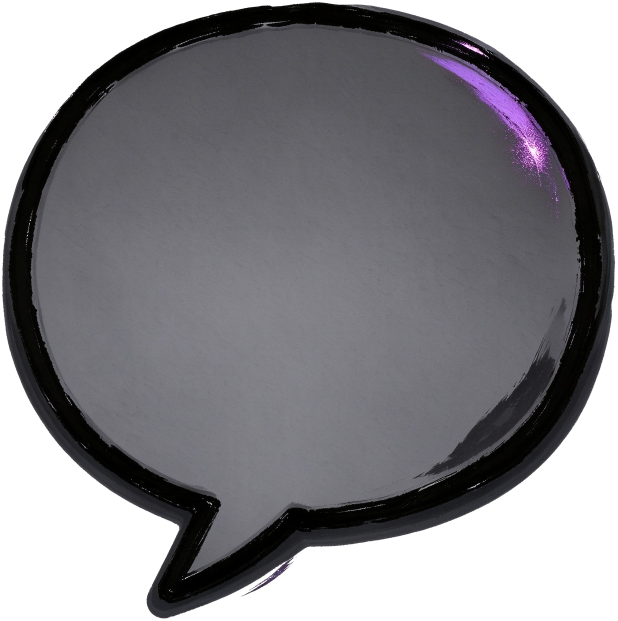
#> input picture assets/ui/bubble.png, 1235 x 1241 px, found by its file name (shown at 1/2 size)
$ python build_ui.py
#> lines starting #> are read from the running program, lines starting #| are printed output that depends on the picture; after the words box and inside, x2 and y2 are one past the last pixel; in counts of white or black regions, pixels touching at a corner belong together
### tools/build_sprites.py
"""普瑞塞斯桌宠 · 素材管线 v2

v1 的两个 bug（已修）：
  1. 只取 16 帧**连续窗口** = 0.67s，丢掉了 5.04s 视频里 87% 的内容。
  2. 「循环闭合」优化挑首尾最像的窗口 → 系统性选中**最不动的 0.67 秒**
     （sleep 段只保留 6% 的运动量，等于抽了张固定图）。

v2 的做法：
  - 按 span 均匀采样**整段**（或指定区间），不再挑窗口。
  - 每个状态独立配置 帧数 / 帧率 / 播放语义（loop | once）。
  - 输出**每状态一条 strip**，不再合成巨幅 atlas；渲染端按状态懒加载。

阶段：抽帧 → 去水印 → 抠白底 → 统一缩放定位 → 程序化动画 → 输出
"""
from __future__ import annotations

import argparse
import json
import math
import os
import shutil
import subprocess
import sys
from pathlib import Path

import numpy as np
from PIL import Image, ImageDraw, ImageFilter, ImageFont

ROOT = Path(__file__).resolve().parent.parent
SRC_DIR = ROOT / "avatar_baseline"

FFMPEG_CANDIDATES = [
    os.environ.get("PRESAGE_FFMPEG", ""),
    shutil.which("ffmpeg") or "",
    r"C:\Users\Asus\AppData\Local\JianyingPro\Apps\10.1.0.13849\ffmpeg.exe",
]

# name, kind, 源文件（可给多个候选名/通配，命中第一个存在的）, 播放语义, 帧数, 帧率, span, 语义说明
# mode: loop=正序循环 | pingpong=往复播放（往复运动天然无缝，见 endpoint_diff）| once=播完停住
#
# 「working」与「celebrate_happy」是**预留位**：素材还没生成，管线会自动跳过并在日志里说明。
# 把文件（名字里带 work/忙碌/键盘，或 happy/开心/笑）丢进 avatar_baseline/ 后重跑即可，
# 不需要改任何代码。
STATE_CONFIG = [
    ("idle",       "video", "main待机.mp4",         "pingpong", 32, 12, (0.0, 1.0),
     "待机：两个 Agent 都空闲（上下浮动）"),
    ("thinking",   "video", "curious转头.mp4",      "pingpong", 40, 12, (0.0, 1.0),
     "思考中：回合已开始、未出工具调用（左右摇头）"),
    # working：这段素材是**一个完整动作**——拿出电脑 → 摆好 → 开始打字。
    # 用户要求「每次切到 working 都要重播这个动作」，所以不能整段循环：
    #   span (0,0.36) 一次性播完（拿出电脑） → tail (0.40,0.86) 打字循环
    # 由 TAILS 声明尾段，模式自动变成 once_loop，manifest 里给出 loopFrom。
    ("working",    "video", ["工作中的视频_main", "work", "工作", "键盘"], "once_loop", 44, 12, (0.0, 0.36),
     "工作中：拿出电脑 → 开始打字（一次性动作 + 尾部循环）"),
    ("waiting",    "still", "waiting.png",          "loop", 20, 12, None,
     "等待输入或审批（最高优先级）"),
    ("error",      "still", "sad.png",              "loop", 20, 12, None,
     "出错 / 失败"),
    ("celebrate",  "proc",  "main.png",             "once", 16, 12, None,
     "完成庆祝：弹跳 + squash，播完停住"),
    ("celebrate_happy", "still", ["happy", "开心", "笑", "smile"], "once", 16, 12, None,
     "完成（笑脸版，预留位，等素材）"),
    ("doze",       "video", "sleep长时间待机.mp4",   "once", 60, 12, (0.0, 1.0),
     "进入休眠：站立 → 趴下 → 闭眼（一次性过渡）"),
    ("sleep",      "video", "sleep长时间待机.mp4",   "pingpong", 20, 10, (0.78, 1.0),
     "熟睡：躺着打呼，Zzz 飘动（循环）"),
    ("sleep_idle", "still", "sleep.png",            "loop", 16, 12, None,
     "静态睡姿（备选，若不需要熟睡循环可用它）"),
    # 探头：从底部边框后面探出来看一眼再缩回去（一次性）。
    # 源素材是 1280x720 宽画幅，角色只在中间，所以靠 CROPS 先裁、靠 ANCHOR_OVERRIDE 换归一化。
    ("peek",       "video", ["探头", "peek"],       "once", 60, 12, (0.0, 1.0),
     "探头：从底部边框后探出来看一眼再缩回去（特殊边框互动）"),
    ("peek_right", "video", "右侧边框附件探头",      "once", 60, 12, (0.0, 1.0),
     "右侧探头：从右侧边框滑入看一眼再滑出"),
    ("peek_left",  "video", "右侧边框附件探头",      "once", 60, 12, (0.0, 1.0),
     "左侧探头：右侧素材水平镜像，不额外占素材"),
]

VIDEO_EXT = {".mp4", ".mov", ".m4v", ".webm"}
IMAGE_EXT = {".png", ".jpg", ".jpeg", ".webp"}

# 逐状态裁剪：源画幅里角色只占一小块时（例如 1280x720 的「探头」素材，
# 角色只在中间 40%、其余是横贯全宽的边框线），先裁到角色附近再走正常流程。
# 值是占源画幅的比例 (left, top, right, bottom)。
CROPS: dict[str, tuple[float, float, float, float]] = {
    "peek": (0.26, 0.0, 0.76, 1.0),          # 底部探头：角色在中间
    "peek_right": (0.16, 0.02, 0.58, 1.0),   # 右侧探头：角色+竖线在左半边
}

# 逐状态镜像：一份素材反过来就是另一侧，不用再生成一版。
# 注意必须在去水印之后做 —— 水印定位是按原图右下角算的。
FLIPS: dict[str, str] = {
    "peek_left": "h",
}

# 镜像状态继承被镜像状态的裁剪参数（否则会拿整张宽画幅去归一化，尺寸对不上）
MIRROR_OF: dict[str, str] = {
    "peek_left": "peek_right",
}

# 逐状态覆盖归一化方式：frame 适合「角色几乎占满画幅」的素材，
# 而裁剪过的素材用 stabilize（按内容包围盒）更合适。
ANCHOR_OVERRIDE: dict[str, str] = {
    "peek": "stabilize",
    "peek_right": "stabilize",
    "peek_left": "stabilize",
}

# 尾段循环声明：状态名 -> {span, frames}
# 用于「一次性动作 + 尾部循环」的素材（动作播完停在循环里，而不是整段重复）
TAILS: dict[str, dict] = {
    "working": {"span": (0.40, 0.86), "frames": 56},
}


# [19 lines left out: function resolve_src, not called in this run]


# 静止立绘的程序化微动参数：呼吸幅度 / 倾斜角度 / 横向摆动px
# 第一版幅度太小，预览里几乎看不出在动 —— 静态状态必须靠动作模式与 idle 区分开。
STILL_MOTION = {
    "waiting":        {"breathe": 0.030, "tilt": 2.0, "sway": 6.0},
    "error":          {"breathe": 0.020, "tilt": -1.5, "sway": 1.5},
    "sleep_idle":     {"breathe": 0.014, "tilt": 0.0, "sway": 0.0},
    "celebrate_happy": {"breathe": 0.028, "tilt": 0.0, "sway": 4.0},
}

# 逐状态的整体缩放微调（1.0 = 不改）。
#
# 为什么要手调：anchor=frame 已经把所有状态按**素材画幅**统一了缩放，
# 因此各状态的角色大小基本一致（实测约 220px）。但源素材里有少数几张
# 本身就是**放大过的构图**（典型是 sleep.png：躺姿被放大到铺满画幅），
# 这种情况下任何几何归一化都消不掉，只能给一个手调系数。
SCALE_TWEAK: dict[str, float] = {
    "sleep_idle": 0.82,
    "sleep": 0.90,
    # 探头素材裁过、角色占比更大，按占屏尺寸回压到跟站姿一致（约 212px）
    "peek": 0.91,
    "peek_right": 0.91,
    "peek_left": 0.91,
}

FONT_CANDIDATES = [r"C:\Windows\Fonts\msyh.ttc", r"C:\Windows\Fonts\consola.ttf"]


# [42 lines left out: functions load_font, find_ffmpeg, extract_frames, sample_indices, not called in this run]


# --------------------------------------------------------------------------- #
# 去水印 / 抠白底
# --------------------------------------------------------------------------- #
def strip_watermark(im: Image.Image, x0f: float = 0.70, y0f: float = 0.86,
                    lum_min: int = 140, sat_max: int = 40) -> tuple[Image.Image, int]:
    arr = np.asarray(im.convert("RGB"), dtype=np.int16).copy()
    h, w = arr.shape[:2]
    y0, x0 = int(h * y0f), int(w * x0f)
    reg = arr[y0:, x0:]
    lum = reg.mean(axis=2)
    sat = reg.max(axis=2) - reg.min(axis=2)
    mask = (lum > lum_min) & (sat < sat_max)
    reg[mask] = 255
    arr[y0:, x0:] = reg
    return Image.fromarray(arr.astype(np.uint8)), int(mask.sum())


def key_white(im: Image.Image, thresh: int = 80) -> Image.Image:
    """从画布边界 flood fill 出连通背景，保留角色内部白色（领结/眼睛高光）。

    **边界不一定是背景色**：探头素材里有一条触边的黑线（角色从线后探出来）。
    如果从黑线上取种子，flood fill 会把"黑"当背景色，顺着黑线灌进角色身体，
    把整个人抠没（实测：三个探头素材全变成残影，只剩眼睛和领结）。
    所以先求边界的主色作为背景色，只从接近主色的点起灌。
    """
    rgb = im.convert("RGB")
    w, h = rgb.size
    work = rgb.copy()
    sentinel = (255, 0, 255)
    step = max(8, min(w, h) // 24)
    seeds: list[tuple[int, int]] = []
    for x in range(0, w, step):
        seeds += [(x, 0), (x, h - 1)]
    for y in range(0, h, step):
        seeds += [(0, y), (w - 1, y)]

    # 边界主色 = 背景色（取中位数，抗住黑线这种少数派）
    cols = np.array([work.getpixel(p) for p in seeds], dtype=np.int16)
    bg_col = np.median(cols, axis=0)
    skipped = 0
    for xy in seeds:
        if work.getpixel(xy) == sentinel:
            continue
        px = np.array(work.getpixel(xy), dtype=np.int16)
        if np.abs(px - bg_col).max() > 60:
            skipped += 1  # 不是背景（例如线上那一点），跳过
            continue
        ImageDraw.floodfill(work, xy, sentinel, thresh=thresh)

    arr = np.asarray(work).astype(np.int16)
    bg = np.abs(arr - np.array(sentinel, dtype=np.int16)).max(axis=-1) == 0
    lum = np.asarray(rgb.convert("L"), dtype=np.float32)
    alpha = np.where(bg, 0, 255).astype(np.uint8)

    bg_l = Image.fromarray((bg * 255).astype(np.uint8), "L")
    band = (np.asarray(bg_l.filter(ImageFilter.MaxFilter(3))) > 0) & (~bg)
    wfrac = np.clip((lum - 170.0) / 85.0, 0.0, 1.0)
    alpha[band] = (255 * (1.0 - wfrac[band])).astype(np.uint8)

    # ---- 关于"被角色围住的背景口袋"（手臂与身体之间的缝）----
    # 这类缝隙是白色背景，flood 从画布边界到不了，会留下浅灰块（实测可见，且逐帧闪烁）。
    # 我试过两种自动清理，**都不可靠**：
    #   1) 按连通块的中位亮度判 → 白嘴与缝隙连成一块时，嘴被一起抠掉；
    #   2) 按逐像素亮度判     → 领结/眼睛高光的抗锯齿边缘被咬出麻点。
    # 根因：视频压缩后背景浅灰(≈244)与白色特征(≈251)的像素分布重叠，颜色上分不干净。
    # 结论：**这是源素材格式的问题**，可靠解法是导出时用可抠的背景
    # （带 alpha 的 webm/png，或从不出现在画面里的纯色幕布），而不是继续在这里加启发式。
    # 目前选择保住嘴巴/领结/高光这些"要命的"特征，接受这几条缝。
    pocket_px = 0

    a = Image.fromarray(alpha, "L").filter(ImageFilter.GaussianBlur(0.6))
    out = rgb.convert("RGBA")
    out.putalpha(a)
    return out


# --------------------------------------------------------------------------- #
# 统一缩放定位
# --------------------------------------------------------------------------- #
# [344 lines left out: functions compute_ref, compute_ref_frame, place, apply_transform, still_motion, celebrate_motion and 3 more, not called in this run]


# [2 lines that do not run on import are left out]

### tools/build_ui.py
"""UI 素材预处理：把「通知对话气泡」做成前端可用的九宫格气泡框。

为什么用九宫格：气泡框必须能随文字长短自由伸缩，但描边和尾巴不能跟着拉伸变形。
九宫格把图切成 3x3，四角固定、四边单向拉伸、中心填充 —— 正好满足。

切边（insets）不靠手填：沿中轴扫描，从画布边缘向内找到「不再是深色描边」的位置，
就是内边界。底部扫描会先撞到尾巴，于是下切边自然会大一些 —— 这正是我们要的，
尾巴才会留在下方切片里、不被横向拉伸。

产出：assets/ui/bubble.png（已去水印、去白底）+ assets/ui/bubble.json（切边元数据）
"""
from __future__ import annotations

import json
import sys
from pathlib import Path

import numpy as np
from PIL import Image

sys.path.insert(0, str(Path(__file__).resolve().parent))
import build_sprites as bs  # noqa: E402

ROOT = bs.ROOT
OUT_DIR = ROOT / "assets" / "ui"

# 候选素材名（自动发现，用户改文件名也能认出来）
CANDIDATES = ["通知对话气泡", "气泡", "bubble", "对话框"]

# 描边判定：低于这个亮度算「深色描边」
STROKE_LUM = 96
# 九宫格切边的最小占比：必须覆盖圆角，否则四角会被拉伸变形。
# 这条兜底很关键——单条扫描线很容易在描边的高光/纹理处提前停下（实测左右只量到 13px）。
#
# 两个方向用不同占比，原因见下：素材是一个近似圆形的气泡，尾巴在偏左位置。
# 如果左右切边取到 30%+，尾巴会横跨「左下角切片」和「中段拉伸区」，
# 结果两端都会长出一个尖角。把左右收窄到 20%，尾巴就整体落在中段里、
# 随宽度一起拉伸（宽尾巴是常见画法），四角也不会被拉歪。
MIN_INSET_FRAC_V = 0.34
MIN_INSET_FRAC_H = 0.20
MAX_INSET_FRAC_H = 0.22


def scan_insets(alpha: np.ndarray, rgb: np.ndarray, bbox: tuple) -> dict:
    """量四边描边厚度（源图像素）。

    用多条扫描线取中位数，而不是只看中轴一条：手绘描边有高光和纹理，
    单条线很容易在亮处提前停下，量出来的切边会小得离谱、四角就被拉伸了。
    """
    x0, y0, x1, y1 = bbox
    lum = rgb.mean(axis=2)
    solid = alpha > 128
    w, h = x1 - x0, y1 - y0

    def thickness(axis: str, reverse: bool) -> int:
        found = []
        for t in np.linspace(0.15, 0.85, 25):
            if axis == "y":
                x = int(x0 + t * (w - 1))
                rng = range(h)
            else:
                y = int(y0 + t * (h - 1))
                rng = range(w)
            limit = h if axis == "y" else w
            for i in rng:
                idx = (limit - 1 - i) if reverse else i
                px = x if axis == "y" else (x0 + idx)
                py = (y0 + idx) if axis == "y" else y
                if solid[py, px] and lum[py, px] > STROKE_LUM:
                    found.append(i)
                    break
        return int(np.median(found)) if found else 0

    measured = {
        "top": thickness("y", False),
        "bottom": thickness("y", True),
        "left": thickness("x", False),
        "right": thickness("x", True),
    }
    # 兜底：至少要覆盖圆角；左右还要设上限，避免把尾巴切进角里
    floor_v = round(h * MIN_INSET_FRAC_V)
    floor_h = round(w * MIN_INSET_FRAC_H)
    ceil_h = round(w * MAX_INSET_FRAC_H)
    return {
        "top": max(measured["top"], floor_v),
        "bottom": max(measured["bottom"], floor_v),
        "left": min(max(measured["left"], floor_h), ceil_h),
        "right": min(max(measured["right"], floor_h), ceil_h),
        "measured": measured,
    }


def resolve_bubble() -> Path | None:
    for name in CANDIDATES:
        exact = bs.SRC_DIR / f"{name}.png"
        if exact.exists():
            return exact
    for p in sorted(bs.SRC_DIR.iterdir()):
        if p.suffix.lower() in bs.IMAGE_EXT and any(
                c.lower() in p.name.lower() for c in CANDIDATES):
            return p
    return None


def main() -> int:
    src = resolve_bubble()
    if src is None:
        print("没找到气泡素材。把图片放进 avatar_baseline/，文件名里带「气泡」或 bubble 即可。")
        return 1

    with Image.open(src) as im:
#> im is the input picture: PIL image 1235x1241 RGBA; mean R, G, B, A 134.9, 133.8, 138.2, 184.4
        print(f"素材: {src.name}  声明={src.suffix}  实际格式={im.format}  {im.size[0]}x{im.size[1]}")
#| 素材: bubble.png  声明=.png  实际格式=PNG  1235x1241
        rgb = im.convert("RGB")

    cleaned, removed = bs.strip_watermark(rgb)
#> removed = 64554
    print(f"  去水印像素: {removed}")
#|   去水印像素: 64554

    rgba = bs.key_white(cleaned)
#> in key_white, `cols = np.array([work.getpixel(p) for p in seeds], dtype=np.int16)`: cols = 100 rows, first 8: [255, 255, 255], [255, 255, 255], [255, 255, 255], [255, 255, 255], [255, 255, 255], [255, 255, 255], [255, 255, 255], [255, 255, 255]
#> in key_white, `bg_col = np.median(cols, axis=0)`: bg_col = [255, 255, 255]
#> the loop in key_white, `for xy in seeds:` made 100 passes
#> after the loop in key_white, `for xy in seeds:`:
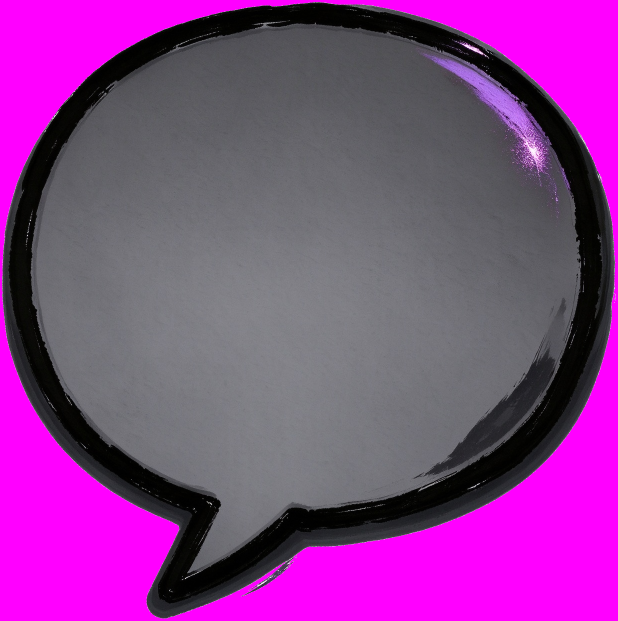
#> work: PIL image 1235x1241 RGB (shown at 1/2 size); mean R, G, B 134.9, 63.4, 138.2
#> after the loop in key_white, `for xy in seeds:`: skipped = 0
#> in key_white, `bg = np.abs(arr - np.array(sentinel, dtype=np.int16)).max(axis=-1) == 0`:
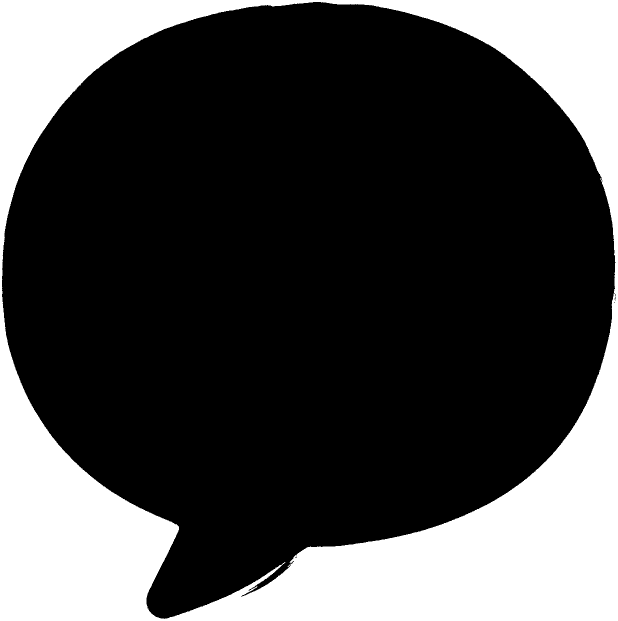
#> bg: shape (1241, 1235) bool (shown at 1/2 size); 27.6% white; 1 white region, box (x1, y1, x2, y2) and area: (0, 0, 1235, 1241) 423543
#> in key_white, `band = (np.asarray(bg_l.filter(ImageFilter.MaxFilter(3))) > 0) & (~bg)`:
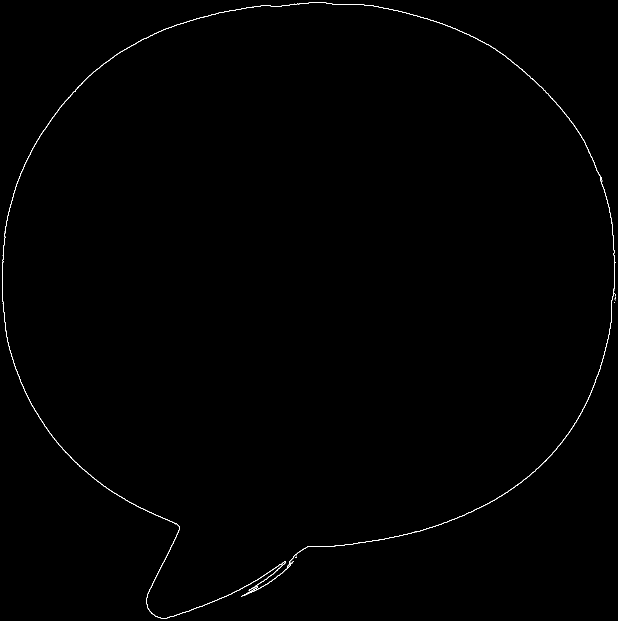
#> band: shape (1241, 1235) bool (shown at 1/2 size); 0.36% white in thin lines or dots
#> in key_white, `alpha[band] = (255 * (1.0 - wfrac[band])).astype(np.uint8)`:
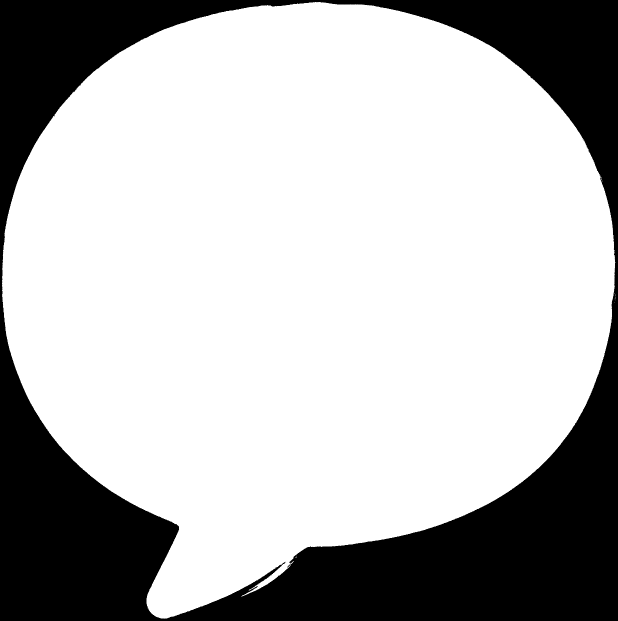
#> alpha: shape (1241, 1235) (shown at 1/2 size); min 0, max 255, mean 184.4
    alpha = np.asarray(rgba.split()[-1])
    bbox = rgba.split()[-1].getbbox()
#> bbox = (2, 2, 1233, 1239)
    if bbox is None:
        print("抠像后没有内容")
        return 1
    print(f"  内容包围盒: {bbox}  →  {bbox[2]-bbox[0]}x{bbox[3]-bbox[1]}")
#|   内容包围盒: (2, 2, 1233, 1239)  →  1231x1237

    arr = np.asarray(rgba)
    measured = scan_insets(alpha, arr[..., :3].astype(np.float32), bbox)
#> in scan_insets, `x0, y0, x1, y1 = bbox`: x0 = 2; x1 = 1233; y1 = 1239
#> in scan_insets, `w, h = x1 - x0, y1 - y0`: w = 1231; h = 1237
#> the loop in thickness, `for t in np.linspace(0.15, 0.85, 25):` made 25 passes
#> x on passes 1 to 8: 186, 222, 258, 294, 330, 365, 401, 437
#> after the loop in thickness, `for t in np.linspace(0.15, 0.85, 25):`: found = 25 values, max 213 at index 3, min 7 at index 11, mean 81
#> the loop in thickness (call 2), `for t in np.linspace(0.15, 0.85, 25):` made 25 passes
#> in scan_insets, `measured = { "top": thickness("y", False), "bottom": thickness("y", Tr..`: measured = {'top': 56, 'bottom': 159, 'left': 64, 'right': 75}
#> in scan_insets, `floor_v = round(h * MIN_INSET_FRAC_V)`: floor_v = 421
#> in scan_insets, `floor_h = round(w * MIN_INSET_FRAC_H)`: floor_h = 246
#> in scan_insets, `ceil_h = round(w * MAX_INSET_FRAC_H)`: ceil_h = 271
#> measured = 5 items
    raw_measured = measured.pop("measured")
#> raw_measured = {'top': 56, 'bottom': 159, 'left': 64, 'right': 75}

    # 尾巴的水平中心（占图像宽度比例）——前端要靠它把尾巴对准角色头顶
    solid = alpha > 128
    x0, y0, x1, y1 = bbox
#> x0 = 2; y0 = 2; x1 = 1233; y1 = 1239
    bottoms = []
    for x in range(x0, x1):
        col = np.nonzero(solid[:, x])[0]
        bottoms.append(col[-1] if col.size else y0)
#> after the loop, bottoms = 1231 values, max 1236 at index 319, min 2 at index 0, mean 1015.5
    bottoms = np.array(bottoms, dtype=float)
    body_bottom = float(np.median(bottoms))
#> body_bottom = 1038
    tail_cols = np.nonzero(bottoms > body_bottom + max(6, (y1 - y0) * 0.02))[0]
#> tail_cols = 542 values from 291 to 832
    if tail_cols.size:
        tail_center = float(tail_cols.mean()) + x0
#> tail_center = 563.5
        tail_ratio = round((tail_center - bbox[0]) / (bbox[2] - bbox[0]), 4)
#> tail_ratio = 0.456
    else:
        tail_ratio = 0.5  # 没测出尾巴就当作居中

    # 裁到内容并留 1px 透明边（border-image 对贴边切片更稳）
    pad = 2
    crop = rgba.crop((max(0, bbox[0] - pad), max(0, bbox[1] - pad),
                      min(rgba.width, bbox[2] + pad), min(rgba.height, bbox[3] + pad)))
    insets = {k: v + pad for k, v in measured.items()}
#> insets = {'top': 423, 'bottom': 423, 'left': 248, 'right': 248}

    # 给文字再留一点内边距，避免字压到描边上
    for k in ("left", "right"):
        insets[k] += 6
#> after the loop, insets = {'top': 423, 'bottom': 423, 'left': 254, 'right': 254}

    # 兜底：四边切片之和不能吃掉整张图
    insets = {
        "top": min(insets["top"], round(crop.height * 0.42)),
        "bottom": min(insets["bottom"], round(crop.height * 0.42)),
        "left": min(insets["left"], round(crop.width * 0.42)),
        "right": min(insets["right"], round(crop.width * 0.42)),
    }

    # 前端渲染时四角该画多厚：源切边是按「整张图」量的（三十多个百分点），
    # 直接等比缩到 200px 宽会把文字区挤没，所以渲染厚度单独给一组推荐值。
    suggested = {"top": 11, "right": 16, "bottom": 21, "left": 16}

    OUT_DIR.mkdir(parents=True, exist_ok=True)
    out_png = OUT_DIR / "bubble.png"
    crop.save(out_png)

    meta = {
        "file": "ui/bubble.png",
        "source": src.name,
        "size": [crop.size[0], crop.size[1]],
        "slice": insets,          # border-image-slice 用的源图切边（像素）
        "border": suggested,      # border-image-width 用的渲染厚度（CSS px）
        "tailRatio": tail_ratio,  # 尾巴水平中心占宽度的比例（前端据此对准角色头顶）
        "measuredStroke": raw_measured,
        "note": "slice 按源图像素给 border-image-slice；border 是按宠物默认尺寸给的渲染厚度",
    }
    (OUT_DIR / "bubble.json").write_text(
        json.dumps(meta, ensure_ascii=False, indent=2), encoding="utf-8")

    print(f"  实测描边(源图px): 上{raw_measured['top']} 右{raw_measured['right']} "
          f"下{raw_measured['bottom']} 左{raw_measured['left']}")
#|   实测描边(源图px): 上56 右75 下159 左64
    print(f"  最终切边(源图px): 上{insets['top']} 右{insets['right']} "
          f"下{insets['bottom']} 左{insets['left']}")
#|   最终切边(源图px): 上423 右254 下423 左254
    print(f"  中部拉伸区: {crop.width - insets['left'] - insets['right']}"
          f"x{crop.height - insets['top'] - insets['bottom']} (源图px)")
#|   中部拉伸区: 727x395 (源图px)
    print(f"  推荐渲染厚度: {suggested}")
    print(f"  尾巴水平中心: {tail_ratio:.3f}（占宽度比例，前端据此把尾巴对准角色头顶）")
#|   尾巴水平中心: 0.456（占宽度比例，前端据此把尾巴对准角色头顶）
    print(f"产出: {out_png}  {out_png.stat().st_size // 1024} KB")
    return 0


if __name__ == "__main__":
    sys.exit(main())
#> (the program exits here)
